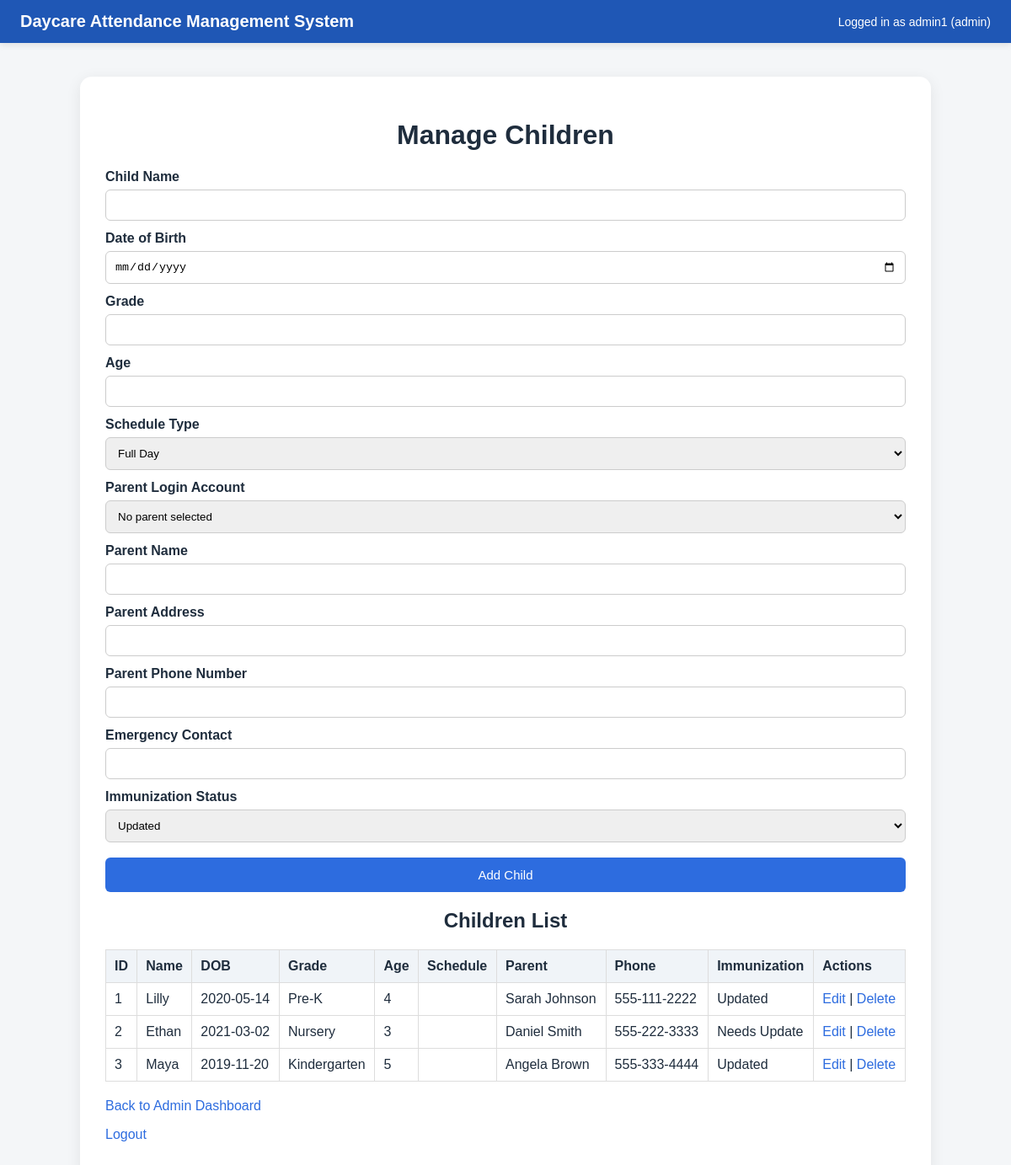
/admin/children (signed in), run on the app's committed database.
### tables this page shows
CREATE TABLE children (
    id INTEGER PRIMARY KEY AUTOINCREMENT,
    name TEXT NOT NULL,
    date_of_birth TEXT,
    grade TEXT,
    age INTEGER NOT NULL,
    parent_user_id INTEGER,
    parent_name TEXT,
    parent_address TEXT,
    parent_phone TEXT,
    emergency_contact TEXT,
    immunization_status TEXT,
    FOREIGN KEY (parent_user_id) REFERENCES users(id)
);

### app.py (the view, shortened to what this page needs)
@app.route("/admin/children", methods=["GET", "POST"])
def manage_children():
    if "role" not in session or session["role"] != "admin":
        return redirect(url_for("login"))
    conn = get_db_connection()
    children = conn.execute("""
        SELECT children.*, users.username AS parent_username
        FROM children
        LEFT JOIN users ON children.parent_user_id = users.id
        ORDER BY children.id
    """).fetchall()
    parents = conn.execute(
        "SELECT id, username FROM users WHERE role = 'parent' ORDER BY username"
    ).fetchall()
    conn.close()
    return render_template(
        "manage_children.html",
        children=children,
        parents=parents,
        username=session["username"],
        role=session["role"]
    )

### app.py (called while the page is built)
def get_db_connection():
    conn = sqlite3.connect("daycare.db")
    conn.row_factory = sqlite3.Row
    return conn

### templates/manage_children.html (shortened to what this page needs)
<!DOCTYPE html>
<html>
<head>
    <link rel="stylesheet" href="{{ url_for('static', filename='style.css') }}">
</head>
<body>
    <div class="topbar">
        <div class="topbar-title">Daycare Attendance Management System</div>
        <div class="topbar-user">Logged in as {{ username }} ({{ role }})</div>
    </div>
    <div class="container">
        <h1>Manage Children</h1>
        <form method="POST">
            <label>Child Name</label>
            <input type="text" name="name" required>
            <label>Date of Birth</label>
            <input type="date" name="date_of_birth">
            <label>Grade</label>
            <input type="text" name="grade">
            <label>Age</label>
            <input type="number" name="age" required>
            <label>Schedule Type</label>
            <select name="schedule_type">
                <option value="Full Day">Full Day</option>
            </select>
            <label>Parent Login Account</label>
            <select name="parent_user_id">
                <option value="">No parent selected</option>
            </select>
            <label>Parent Name</label>
            <input type="text" name="parent_name">
            <label>Parent Address</label>
            <input type="text" name="parent_address">
            <label>Parent Phone Number</label>
            <input type="text" name="parent_phone">
            <label>Emergency Contact</label>
            <input type="text" name="emergency_contact">
            <label>Immunization Status</label>
            <select name="immunization_status">
                <option value="Updated">Updated</option>
            </select>
            <button type="submit">Add Child</button>
        </form>
        <h2>Children List</h2>
        {% if children %}
            <table>
                <tr>
                    <th>ID</th>
                    <th>Name</th>
                    <th>DOB</th>
                    <th>Grade</th>
                    <th>Age</th>
                    <th>Schedule</th>
                    <th>Parent</th>
                    <th>Phone</th>
                    <th>Immunization</th>
                    <th>Actions</th>
                </tr>
                {% for child in children %}
                <tr>
                    <td>{{ child['id'] }}</td>
                    <td>{{ child['name'] }}</td>
                    <td>{{ child['date_of_birth'] }}</td>
                    <td>{{ child['grade'] }}</td>
                    <td>{{ child['age'] }}</td>
                    <td>{{ child['schedule_type'] }}</td>
                    <td>{{ child['parent_name'] }}</td>
                    <td>{{ child['parent_phone'] }}</td>
                    <td>{{ child['immunization_status'] }}</td>
                    <td>
                        <a href="/admin/edit_child/{{ child['id'] }}">Edit</a> |
                        <a href="/admin/delete_child/{{ child['id'] }}"
                           onclick="return confirm('Are you sure you want to delete this child?');">Delete</a>
                    </td>
                </tr>
                {% endfor %}
            </table>
        {% else %}
            <p>No children added yet.</p>
        {% endif %}
        <p style="margin-top:20px;"><a href="/admin">Back to Admin Dashboard</a></p>
        <p><a href="/logout">Logout</a></p>
    </div>
</body>
</html>

### static/style.css (style rules this page uses)
body { font-family: Arial, sans-serif; background: #f4f6f8; margin: 0; padding: 0; color: #1f2d3d; }
.topbar { background: #1f57b5; color: white; padding: 14px 24px; display: flex; justify-content: space-between; align-items: center; flex-wrap: wrap; box-shadow: 0 2px 8px rgba(0, 0, 0, 0.1); }
.topbar-title { font-size: 20px; font-weight: bold; }
.topbar-user { font-size: 14px; }
.container { width: 950px; margin: 40px auto; background: white; padding: 30px; border-radius: 14px; box-shadow: 0 4px 18px rgba(0, 0, 0, 0.08); }
h1, h2 { text-align: center; color: #1f2d3d; }
label { display: block; margin-top: 12px; font-weight: bold; }
input, select { width: 100%; padding: 10px; margin-top: 6px; box-sizing: border-box; border: 1px solid #ccc; border-radius: 6px; }
button { margin-top: 18px; width: 100%; padding: 12px; background: #2d6cdf; color: white; border: none; border-radius: 6px; cursor: pointer; font-size: 15px; }
table { width: 100%; border-collapse: collapse; margin-top: 15px; background: white; }
th, td { border: 1px solid #ddd; padding: 10px; text-align: left; vertical-align: top; }
th { background: #f0f4f8; }
a { color: #2d6cdf; text-decoration: none; }

### data on the page
children: id "1", name "Lilly", date_of_birth "2020-05-14", grade "Pre-K", age "4", parent_name "Sarah Johnson", parent_phone "555-111-2222", immunization_status "Updated"
children: id "2", name "Ethan", date_of_birth "2021-03-02", grade "Nursery", age "3", parent_name "Daniel Smith", parent_phone "555-222-3333", immunization_status "Needs Update"
children: id "3", name "Maya", date_of_birth "2019-11-20", grade "Kindergarten", age "5", parent_name "Angela Brown", parent_phone "555-333-4444", immunization_status "Updated"

### other printed values
{{ username }} "admin1"
{{ role }} "admin"
